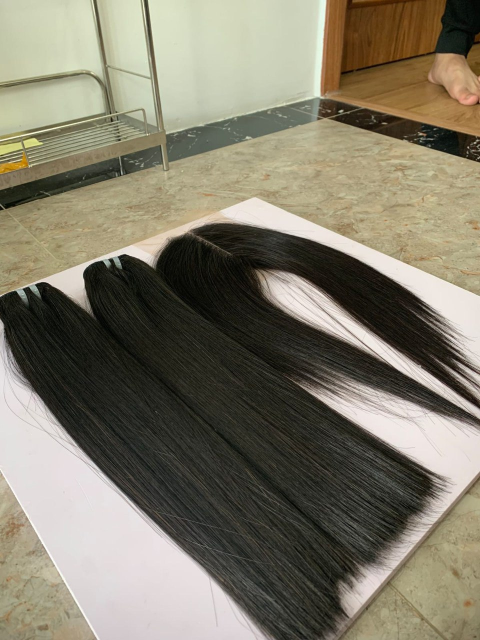
#> input picture tp_1/images/hair_remy.jpg, 960 x 1280 px (shown at 1/2 size)
$ python index.py
#> lines starting #> are read from the running program, lines starting #| are printed output that depends on the picture
import cv2
import numpy as np

def process_image(image_path: str, channel: int) -> np.ndarray:
    """
    Process the image by loading it, creating a copy, zeroing out the irrelevant channels, and resizing it.

    Args:
        image_path: The path to the image file.
        channel: The channel to keep in the image (0 for Blue, 1 for Green, 2 for Red).

    Returns:
        The resized image with the irrelevant channels zeroed out.
    """
#> called with image_path = 'images/hair_remy.jpg', channel = 0

    # Load the image
    img = cv2.imread(image_path)
#> img is the input picture: shape (1280, 960, 3); mean B, G, R 106, 123.1, 128.6

    # Create a copy of the image
    img_copy = img.copy()

    # Zero out the irrelevant channels for the given channel
    img_copy[:, :, (channel+1) % 3] = 0  # Zero out the irrelevant channel
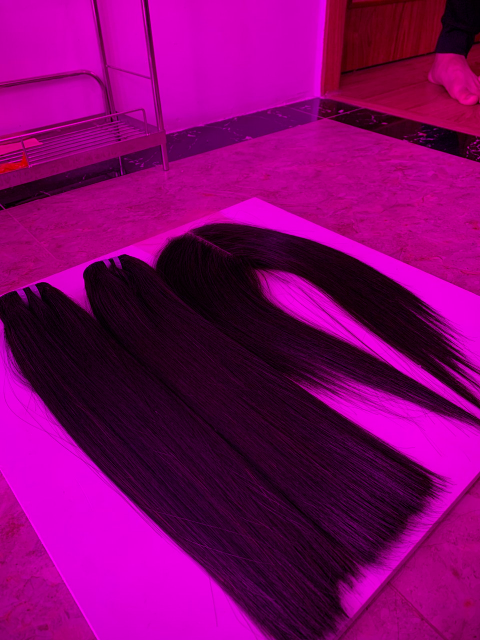
#> img_copy: shape (1280, 960, 3) (shown at 1/2 size); mean B, G, R 106, 0, 128.6
    img_copy[:, :, (channel+2) % 3] = 0  # Zero out the irrelevant channel
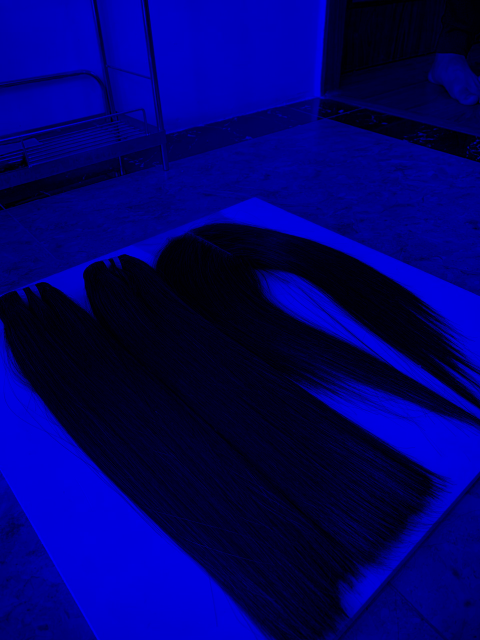
#> img_copy: shape (1280, 960, 3) (shown at 1/2 size); mean B, G, R 106, 0, 0

    # Resize the image to a width of 40 pixels while maintaining the aspect ratio
    new_width = 40
    aspect_ratio = img_copy.shape[1] / img_copy.shape[0]
#> aspect_ratio = 0.75
    new_height = int(new_width / aspect_ratio)
#> new_height = 53

    img_resized = cv2.resize(img_copy, (new_width, new_height))

    return img_resized

# Charger l'image
image_path = "images/hair_remy.jpg"

# Processus pour chaque canal
imgBlue = process_image(image_path, 0)
imgGreen = process_image(image_path, 1)
#> call 2 of process_image, with image_path = 'images/hair_remy.jpg', channel = 1
#> in process_image (call 2), `img_copy[:, :, (channel+1) % 3] = 0`:
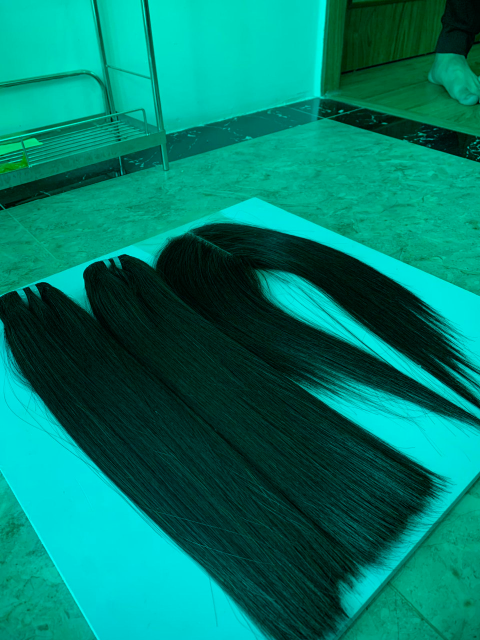
#> img_copy: shape (1280, 960, 3) (shown at 1/2 size); mean B, G, R 106, 123.1, 0
#> in process_image (call 2), `img_copy[:, :, (channel+2) % 3] = 0`:
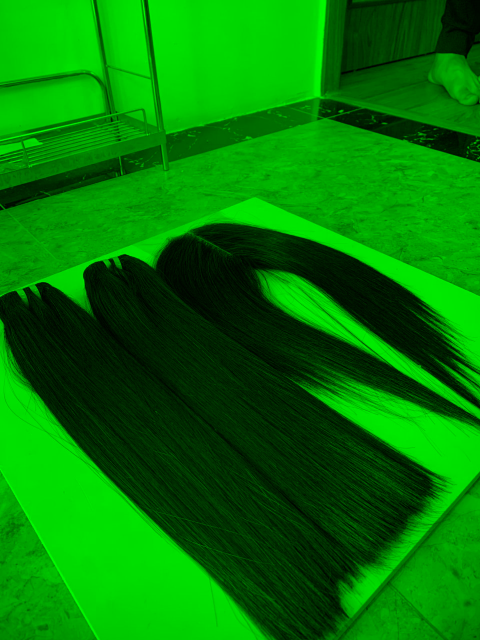
#> img_copy: shape (1280, 960, 3) (shown at 1/2 size); mean B, G, R 0, 123.1, 0
imgRed = process_image(image_path, 2)
#> call 3 of process_image, with image_path = 'images/hair_remy.jpg', channel = 2
#> in process_image (call 3), `img_copy[:, :, (channel+1) % 3] = 0`:
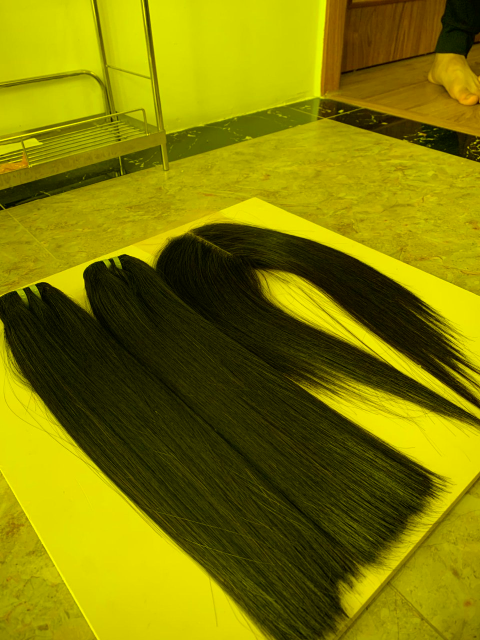
#> img_copy: shape (1280, 960, 3) (shown at 1/2 size); mean B, G, R 0, 123.1, 128.6
#> in process_image (call 3), `img_copy[:, :, (channel+2) % 3] = 0`:
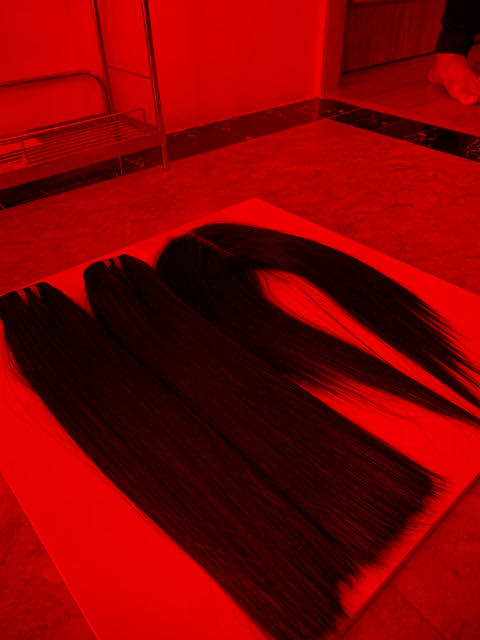
#> img_copy: shape (1280, 960, 3) (shown at 1/2 size); mean B, G, R 0, 0, 128.6
#> in process_image (call 3), `img_resized = cv2.resize(img_copy, (new_width, new_height))`:
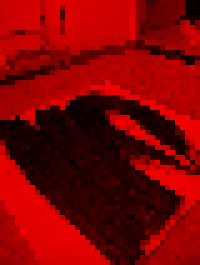
#> img_resized: shape (53, 40, 3) (shown 5 times larger); mean B, G, R 0, 0, 127.9

# Afficher les images
cv2.imshow("Image en bleu (40px)", imgBlue)
cv2.imshow("Image en vert (40px)", imgGreen)
cv2.imshow("Image en rouge (40px)", imgRed)

cv2.waitKey(0)
cv2.destroyAllWindows()

$ run again, with tp_1/images/boat.png saved as tp_1/images/hair_remy.jpg
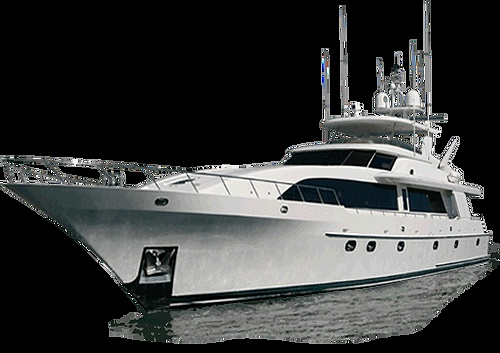
#> input picture tp_1/images/boat.png, 500 x 353 px
#> in process_image, img is the input picture: shape (353, 500, 3); mean B, G, R 60, 60.6, 59.1
#> in process_image (call 3), `img_copy[:, :, (channel+1) % 3] = 0`:
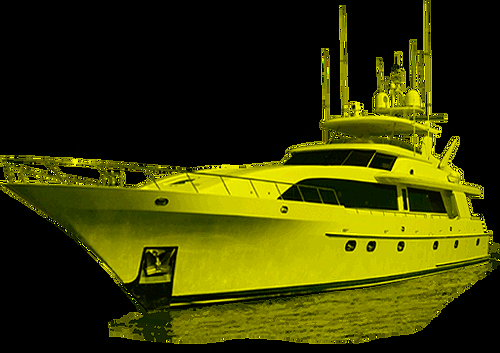
#> img_copy: shape (353, 500, 3); mean B, G, R 0, 60.6, 59.1
#> in process_image (call 3), `img_resized = cv2.resize(img_copy, (new_width, new_height))`:
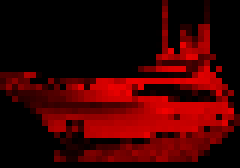
#> img_resized: shape (28, 40, 3) (shown 6 times larger); mean B, G, R 0, 0, 58.8

$ run again, with tp_1/images/img_dog.jpeg copied over tp_1/images/hair_remy.jpg
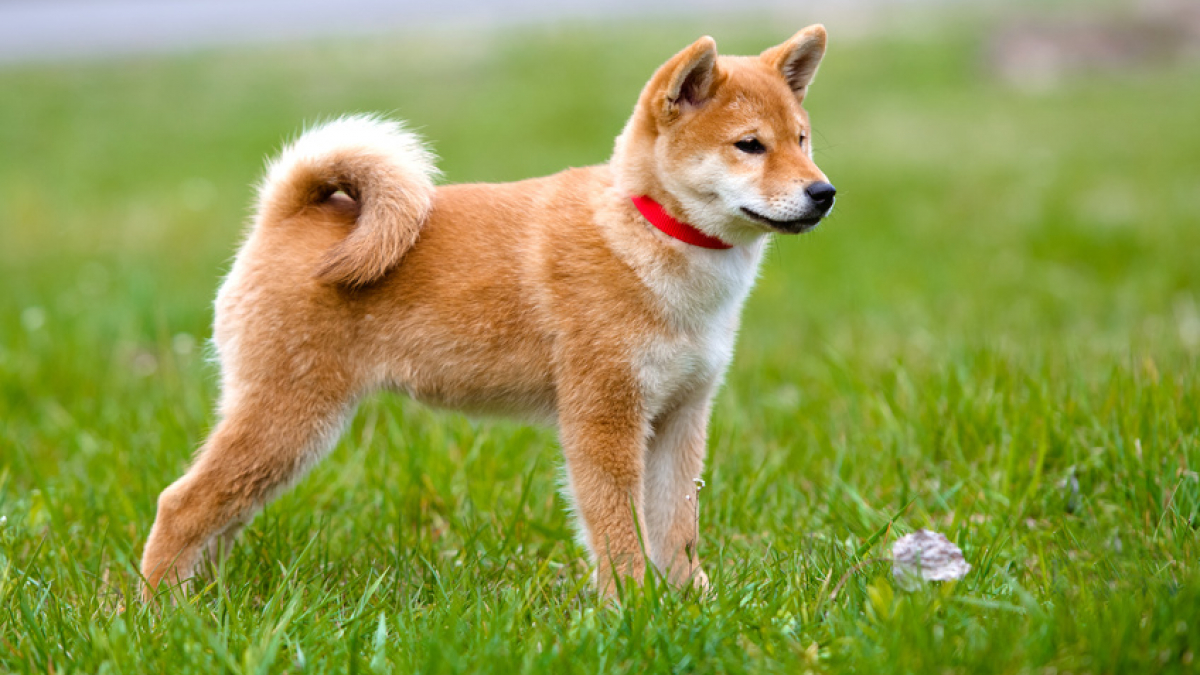
#> input picture tp_1/images/img_dog.jpeg, 1200 x 675 px
#> in process_image, img is the input picture: shape (675, 1200, 3); mean B, G, R 77.6, 154.8, 145.7
#> in process_image (call 3), `img_copy[:, :, (channel+1) % 3] = 0`:
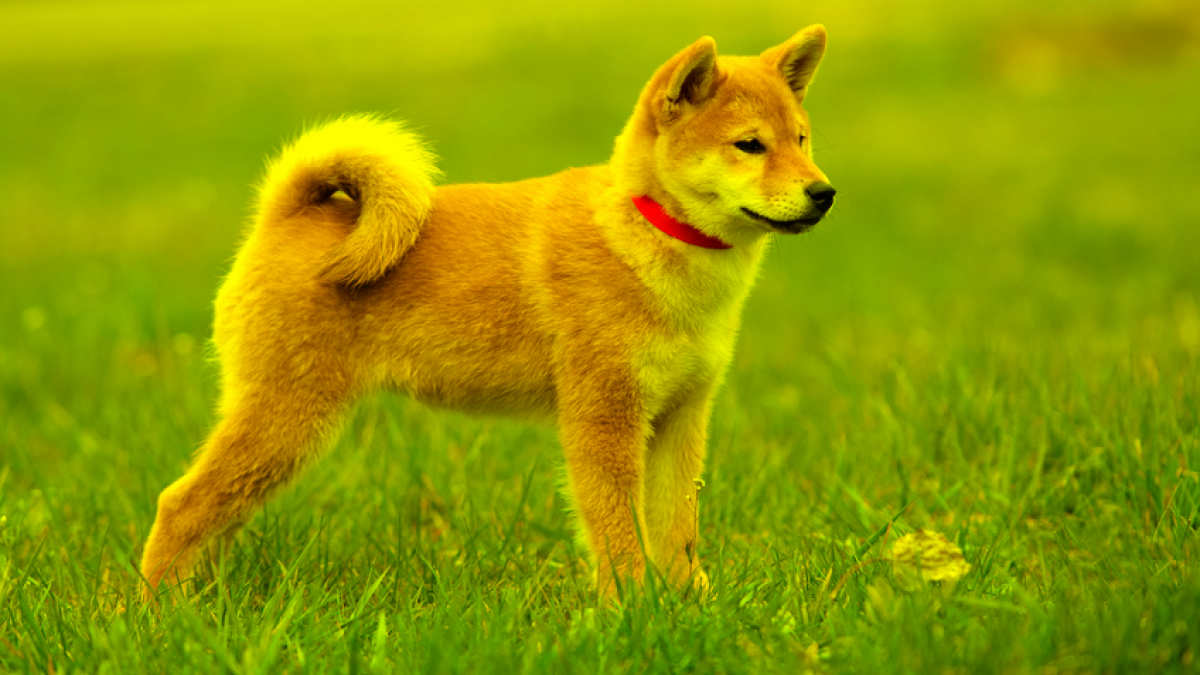
#> img_copy: shape (675, 1200, 3); mean B, G, R 0, 154.8, 145.7
#> in process_image (call 3), `img_resized = cv2.resize(img_copy, (new_width, new_height))`:
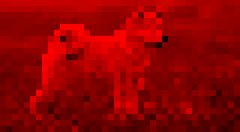
#> img_resized: shape (22, 40, 3) (shown 6 times larger); mean B, G, R 0, 0, 145.9
